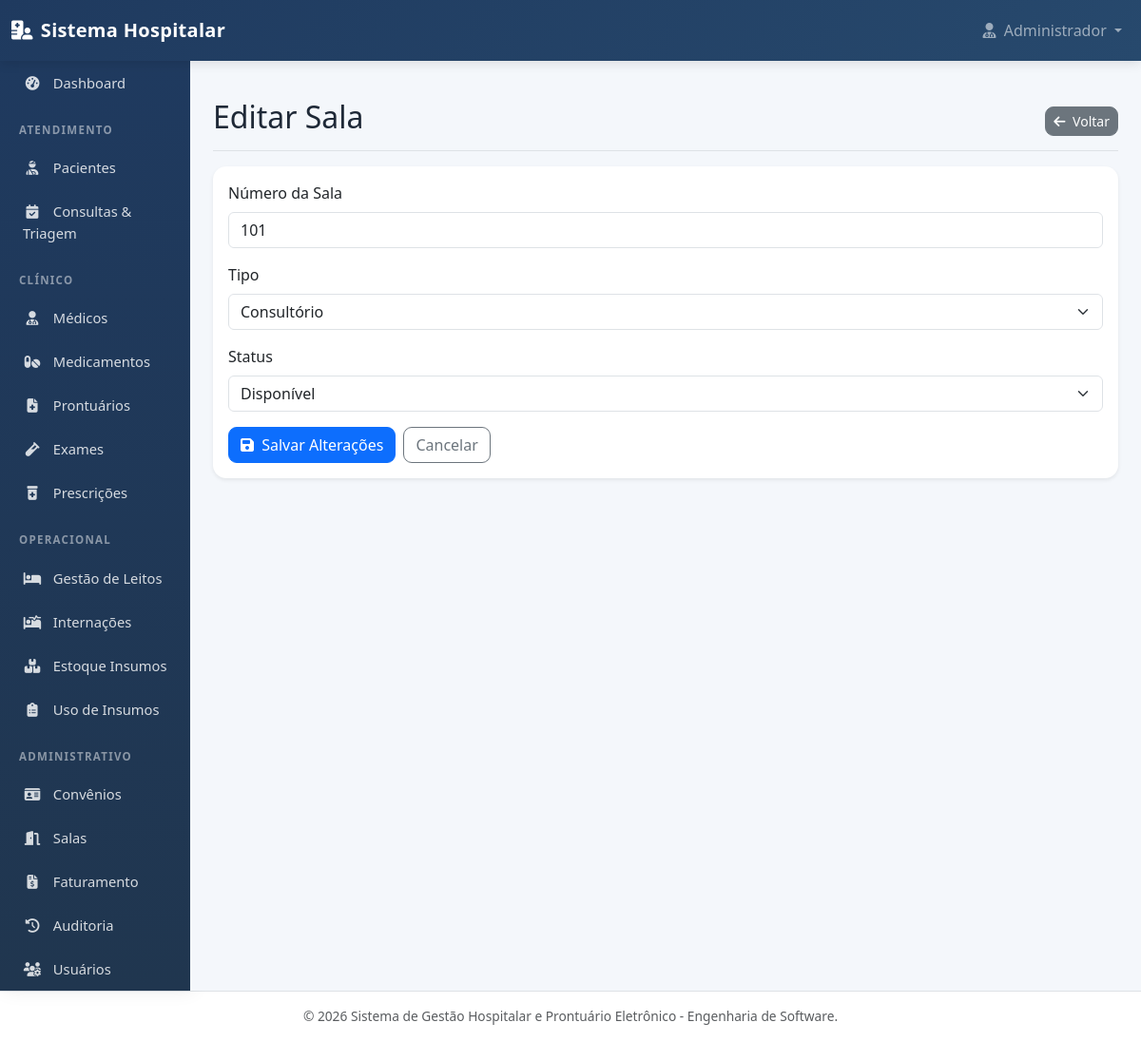
The page /sala_editar.php?id=1 on the database its author committed.
### tables this page shows
CREATE TABLE salas (
    id_sala INT AUTO_INCREMENT PRIMARY KEY,
    numero_sala VARCHAR(20) NOT NULL,
    tipo_sala VARCHAR(60) NULL,
    status_sala VARCHAR(30) NOT NULL DEFAULT 'Disponível'
);

### sala_editar.php (the view, shortened to what this page needs)
<?php
require_once __DIR__ . '/views/header.php';
try {
    if (method_exists('Database', 'getInstance')) {
        $database = Database::getInstance();
    } else {
        $database = new Database();
    }
    $db = $database->getConnection();
} catch (Exception $e) {
    echo "<div class='alert alert-danger'>Erro ao conectar ao banco de dados: " . htmlspecialchars($e->getMessage()) . "</div>";
    require_once __DIR__ . '/views/footer.php';
    exit;
}
$idSala = $_GET['id'] ?? null;
try {
    $query = "SELECT * FROM salas WHERE id_sala = :id_sala LIMIT 1";
    $stmt = $db->prepare($query);
    $stmt->bindParam(':id_sala', $idSala, PDO::PARAM_INT);
    $stmt->execute();
    $sala = $stmt->fetch(PDO::FETCH_ASSOC);
} catch (PDOException $e) {
    $erro = "Erro no banco de dados: " . $e->getMessage();
}
?>
<div class="d-flex justify-content-between flex-wrap flex-md-nowrap align-items-center pt-3 pb-2 mb-3 border-bottom">
    <h1 class="h2">Editar Sala</h1>
    <a href="salas.php" class="btn btn-sm btn-secondary">
        <i class="fas fa-arrow-left me-1"></i> Voltar
    </a>
</div>
<div class="card shadow-sm border-0">
    <div class="card-body">
        <form method="POST">
            <div class="mb-3">
                <label for="numero_sala" class="form-label">Número da Sala</label>
                <input
                    type="text"
                    class="form-control"
                    id="numero_sala"
                    name="numero_sala"
                    value="<?php echo htmlspecialchars($sala['numero_sala'] ?? ''); ?>"
                    required
                >
            </div>
            <div class="mb-3">
                <label for="tipo_sala" class="form-label">Tipo</label>
                <select class="form-select" id="tipo_sala" name="tipo_sala" required>
                    <option value="Consultório" <?php echo (($sala['tipo_sala'] ?? '') == 'Consultório') ? 'selected' : ''; ?>>
                        Consultório
                    </option>
                </select>
            </div>
            <div class="mb-3">
                <label for="status_sala" class="form-label">Status</label>
                <select class="form-select" id="status_sala" name="status_sala" required>
                    <option value="Disponível" <?php echo (($sala['status_sala'] ?? '') == 'Disponível') ? 'selected' : ''; ?>>
                        Disponível
                    </option>
                </select>
            </div>
            <div class="d-flex gap-2">
                <button type="submit" class="btn btn-primary">
                    <i class="fas fa-save me-1"></i> Salvar Alterações
                </button>
                <a href="salas.php" class="btn btn-outline-secondary">
                    Cancelar
                </a>
            </div>
        </form>
    </div>
</div>
<?php require_once __DIR__ . '/views/footer.php'; ?>

### views/header.php (style rules this page uses)
:root { --primary-color: #1f3a5f; --secondary-color: #27496d; --accent-color: #0d6efd; --bg-light: #f4f7fb; --text-dark: #1f2937; }
* { box-sizing: border-box; }
body { background-color: var(--bg-light); font-family: 'Segoe UI', Tahoma, Geneva, Verdana, sans-serif; color: var(--text-dark); }
h1, h2, h3, h4, h5 { color: #111827; font-weight: 700; }
.card { border: none; border-radius: 14px; box-shadow: 0 8px 22px rgba(15, 23, 42, 0.06); margin-bottom: 22px; overflow: hidden; }
.btn { border-radius: 9px; font-weight: 500; }

### rows shown on the page
salas: numero_sala "101", tipo_sala "Consultório", status_sala "Disponível"

### other values the page prints
$_SESSION['nome_usuario'] "Administrador"
